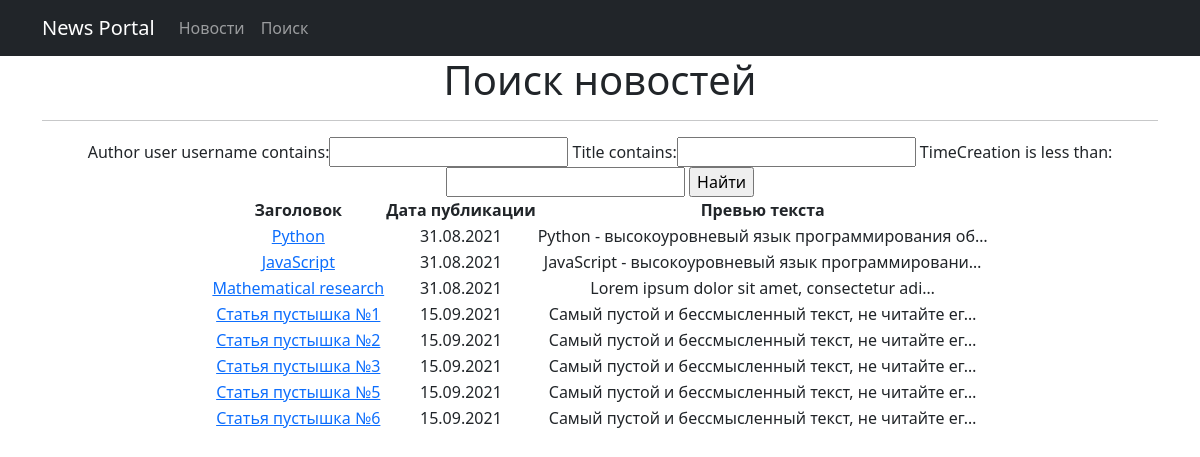
/news/search, run on the app's committed database.
### newapp/models.py (models this page shows, shortened)
class Post(models.Model):
    author = models.ForeignKey(Author, on_delete=models.CASCADE)
    ARTICLE = "AR"
    NEWS = "NE"
    TYPE = [
        (ARTICLE, "Статья"),
        (NEWS, "Новость")
    ]
    type = models.CharField(max_length=2, choices=TYPE, default=ARTICLE)
    timeCreation = models.DateTimeField(auto_now_add=True)
    categories = models.ManyToManyField(Category, through="PostCategory")
    title = models.CharField(max_length=128)
    text = models.TextField()
    rating = models.SmallIntegerField(default=0)

### newapp/views.py (the view)
# urls.py: path('search', PostSearch.as_view(), name='post_search'),
class PostSearch(ListView):
    model = Post
    template_name = 'post_search.html'
    context_object_name = 'posts'
    def get_context_data(self, **kwargs):
        context = super().get_context_data(**kwargs)
        context['filter'] = PostFilter(self.request.GET, queryset=self.get_queryset())
        return context

### newapp/templatetags/custom_filters.py (called while the page is built)
@register.filter(name='censor')
def censor(value, arg):
    obscenity = ['блять']
    list_value = value.split()
    for i in range(len(list_value)):
        if list_value[i] in obscenity:
            list_value[i] = arg
    return " ".join(list_value)

### templates/post_search.html (shortened to what this page needs)
{% extends 'default.html' %}
{% load custom_filters %}
{% block content %}
    <h1>Поиск новостей</h1>
    <hr>
    {% if posts %}
        <form method="GET" class="mx-auto">
            {{ filter.form }}
            <input type="submit" value="Найти">
        </form>
        <table class="mx-auto">
            <thead>
                <tr>
                    <th>Заголовок</th>
                    <th>Дата публикации</th>
                    <th>Превью текста</th>
                </tr>
            </thead>
        {% for post in filter.qs %}
            <tr>
                <td><a href="{% url 'post_detail' post.id %}">{{ post.title|censor:"" }}</a></td>
                <td>{{ post.timeCreation|date:"d.m.Y" }}</td>
                <td>{{ post.text|truncatechars:50|censor:"" }}</td>
            </tr>
        {% endfor %}
        </table>
    {% else %}
        <h2>Новостей нет!</h2>
    {% endif %}
{% endblock content %}

### templates/default.html (shortened to what this page needs)
{% load static %}
<!DOCTYPE html>
<html lang="en">
<head>
  <link href="{% static 'bootstrap_template-BARE/css/styles.css' %}" rel="stylesheet">
</head>
<body>
  <nav class="navbar navbar-expand-lg navbar-dark bg-dark static-top">
    <div class="container">
      <a class="navbar-brand" href="#">News Portal</a>
      <div class="collapse navbar-collapse" id="navbarResponsive">
        <ul class="navbar-nav ml-auto">
          <li class="nav-item active">
            <a class="nav-link" href="{% url 'home' %}">Новости</a>
          </li>
          <li class="nav-item">
            <a class="nav-link" href="{% url 'post_search' %}">Поиск</a>
          </li>
        </ul>
      </div>
    </div>
  </nav>
  <div class="container">
    <div class="row">
      <div class="col-lg-12 text-center">
       {% block content %}
       {% endblock content %}
      </div>
    </div>
  </div>
</body>
</html>

### data on the page
Post: title|censor "Python", timeCreation "31.08.2021", text|censor "Python - высокоуровневый язык программирования об…"
Post: title|censor "JavaScript", timeCreation "31.08.2021", text|censor "JavaScript - высокоуровневый язык программировани…"
Post: title|censor "Mathematical research", timeCreation "31.08.2021", text|censor "Lorem ipsum dolor sit amet, consectetur adi…"
Post: title|censor "Статья пустышка №1", timeCreation "15.09.2021", text|censor "Самый пустой и бессмысленный текст, не читайте ег…"
Post: title|censor "Статья пустышка №2", timeCreation "15.09.2021", text|censor "Самый пустой и бессмысленный текст, не читайте ег…"
Post: title|censor "Статья пустышка №3", timeCreation "15.09.2021", text|censor "Самый пустой и бессмысленный текст, не читайте ег…"
Post: title|censor "Статья пустышка №5", timeCreation "15.09.2021", text|censor "Самый пустой и бессмысленный текст, не читайте ег…"
Post: title|censor "Статья пустышка №6", timeCreation "15.09.2021", text|censor "Самый пустой и бессмысленный текст, не читайте ег…"
